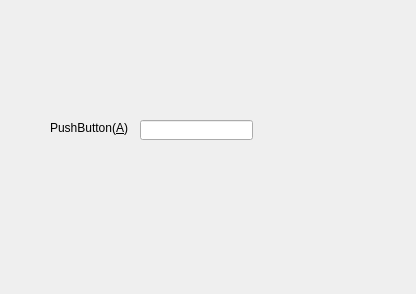
<?xml version="1.0" encoding="UTF-8"?>
<ui version="4.0">
 <class>Form</class>
 <widget class="QWidget" name="Form">
  <property name="geometry">
   <rect>
    <x>0</x>
    <y>0</y>
    <width>416</width>
    <height>294</height>
   </rect>
  </property>
  <property name="windowTitle">
   <string>Form</string>
  </property>
  <widget class="QLineEdit" name="lineEdit">
   <property name="geometry">
    <rect>
     <x>140</x>
     <y>120</y>
     <width>113</width>
     <height>20</height>
    </rect>
   </property>
  </widget>
  <widget class="QLabel" name="label">
   <property name="geometry">
    <rect>
     <x>50</x>
     <y>120</y>
     <width>81</width>
     <height>16</height>
    </rect>
   </property>
   <property name="text">
    <string>PushButton(&amp;A)</string>
   </property>
   <property name="buddy">
    <cstring>lineEdit</cstring>
   </property>
  </widget>
 </widget>
 <resources/>
 <connections/>
</ui>
